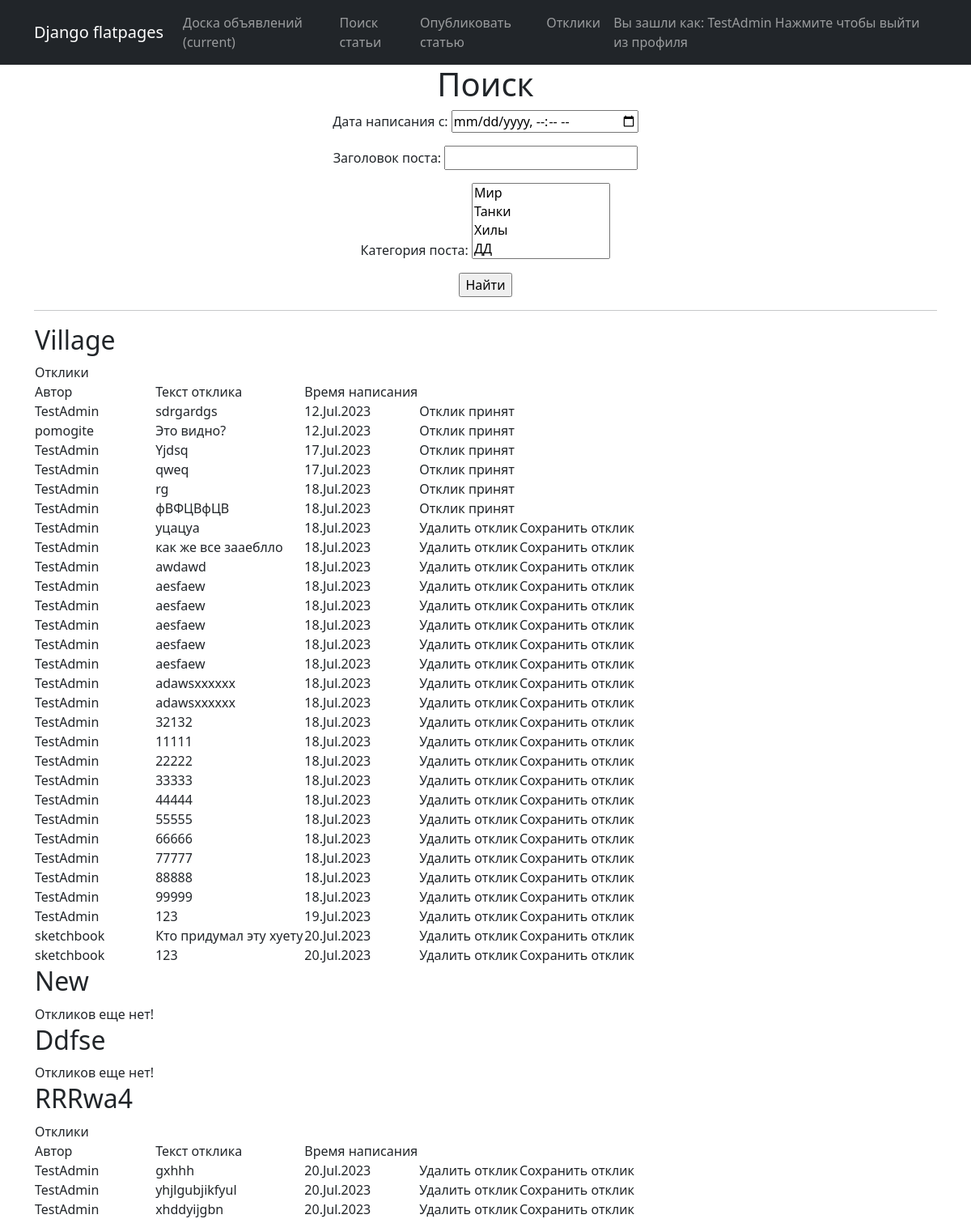
Page /board/responses/ (signed in) on the committed database.
### news/models.py (models this page shows, shortened)
class Post(models.Model):
    author = models.ForeignKey(User, on_delete=models.CASCADE)
    dateCreation = models.DateTimeField(auto_now_add=True)
    postCategory = models.ManyToManyField(Category) # through='PostCategory')
    title = models.CharField(max_length=128, unique=True)
    text = models.TextField()
    upload = models.FileField(upload_to='uploads/', default=None, null=True, blank=True)

class Response(models.Model):
    resp_author = models.ForeignKey(User, on_delete=models.CASCADE)
    resp_text = models.TextField()
    resp_dateCreation = models.DateTimeField(auto_now_add=True)
    resp_post = models.ForeignKey(Post, on_delete=models.CASCADE) #связь с статьей
    status = models.BooleanField(default=False) #для статуса заявки

### news/views.py (the view)
# urls.py: path('responses/', ResponseList.as_view(), name='responses'), #кэш можно убрать
class ResponseList (LoginRequiredMixin, ListView):
    model = Post
    template_name = 'responses.html'
    context_object_name = 'responses'
    def get_queryset(self):
        queryset = Post.objects.filter(author=self.request.user).all()
        self.filterset = PostFilter(self.request.GET, queryset)
        return self.filterset.qs
    def get_context_data(self, *arg,  **kwargs):
        context = super().get_context_data(**kwargs)
        context['filterset'] = self.filterset
        return context

### news/models.py (called while the page is built)
    def __str__(self):
        return self.name

### templates/responses.html (shortened to what this page needs)
<head>
    <title>{% extends 'flatpages/default.html' %}</title>
{% block content %}
    <h1>Поиск</h1>
        <form action="" method="get">
            {{ filterset.form.as_p }}
            <input type="submit" value="Найти" />
        </form>
    <hr>
        {% if responses %}
            <table>
                <tr>
                    {% for post in responses %}
                        <tr><td><h2><a class="nav-link" href="/board/{{post.id}}"> {{ post.title|truncatechars:50 }}</a></h2></td></tr>
                        {% if post.response_set.all %}
                            <td>Отклики</td>
                                <tr>
                                    <td>Автор</td>
                                    <td>Текст отклика</td>
                                    <td>Время написания</td>
                                </tr>
                                    {% for response in post.response_set.all %}
                                        <tr>
                                            <td>{{ response.resp_author }}</td>
                                            <td>{{ response.resp_text }}</td>
                                            <td>{{ response.resp_dateCreation|date:"d.M.Y" }}</td>
                                            {% if response.status is False %}
                                                <td><a class="nav-link" href="/board/responses/{{response.id}}/delete">Удалить отклик</a></td>
                                                <td><a class="nav-link" href="/board/responses/{{response.id}}/saveresp">Сохранить отклик</a></td>
                                            {% else %}
                                                <td>Отклик принят</td>
                                            {% endif %}
                                        </tr>
                                    {% endfor %}
                        {% else %}
                            <td>Откликов еще нет!</td>
                        {% endif %}
                    {% endfor %}
                </tr>
            </table>
        {% else %}
            <h3>Откликов нет!</h3>
        {% endif %}
{% endblock content %}

### templates/flatpages/default.html (shortened to what this page needs)
{% load static %}
        <link href="{% static 'css/styles.css' %}" rel="stylesheet" />
    </head>
    <body>
        <nav class="navbar navbar-expand-lg navbar-dark bg-dark static-top">
            <div class="container">
                <a class="navbar-brand" href="#">Django flatpages</a>
               <div class="collapse navbar-collapse" id="navbarResponsive">
                   <ul class="navbar-nav ml-auto">
                       <li class="nav-item active">
                           <a class="nav-link" href="/board/">Доска объявлений
                               <span class="sr-only">(current)</span>
                           </a>
                       </li>
                       <li class="nav-item active">
                           <a class="nav-link" href="/board/search/">Поиск статьи</a>
                       </li>
                       <li class="nav-item active">
                           <a class="nav-link" href="/board/create/">Опубликовать статью</a>
                       </li>
                       <li class="nav-item active">
                           <a class="nav-link" href="/board/responses/">Отклики</a>
                       </li>
                       <li class="nav-item">
                               <a class="nav-link" href="/accounts/logout/">Вы зашли как: {{ request.user }} Нажмите чтобы выйти из профиля</a>
                       </li>
                   </ul>
               </div>
           </div>
        </nav>
      <div class="container">
           <div class="row">
               <div class="col-lg-12 text-center">
                   {% block content %}{% endblock content %}
               </div>
           </div>
        </div>
    </body>
</html>

### rows in the picture
Post: title "Village"
Response: resp_author "TestAdmin", resp_text "sdrgardgs", resp_dateCreation "12.Jul.2023", status "Отклик принят"
Response: resp_author "pomogite", resp_text "Это видно?", resp_dateCreation "12.Jul.2023", status "Отклик принят"
Response: resp_author "TestAdmin", resp_text "Yjdsq", resp_dateCreation "17.Jul.2023", status "Отклик принят"
Response: resp_author "TestAdmin", resp_text "qweq", resp_dateCreation "17.Jul.2023", status "Отклик принят"
Response: resp_author "TestAdmin", resp_text "rg", resp_dateCreation "18.Jul.2023", status "Отклик принят"
Response: resp_author "TestAdmin", resp_text "фВФЦВфЦВ", resp_dateCreation "18.Jul.2023", status "Отклик принят"
Response: resp_author "TestAdmin", resp_text "уцацуа", resp_dateCreation "18.Jul.2023"
Response: resp_author "TestAdmin", resp_text "как же все зааеблло", resp_dateCreation "18.Jul.2023"
Response: resp_author "TestAdmin", resp_text "awdawd", resp_dateCreation "18.Jul.2023"
Response: resp_author "TestAdmin", resp_text "aesfaew", resp_dateCreation "18.Jul.2023"
Response: resp_author "TestAdmin", resp_text "aesfaew", resp_dateCreation "18.Jul.2023"
Response: resp_author "TestAdmin", resp_text "aesfaew", resp_dateCreation "18.Jul.2023"
Response: resp_author "TestAdmin", resp_text "aesfaew", resp_dateCreation "18.Jul.2023"
Response: resp_author "TestAdmin", resp_text "aesfaew", resp_dateCreation "18.Jul.2023"
Response: resp_author "TestAdmin", resp_text "adawsxxxxxx", resp_dateCreation "18.Jul.2023"
Response: resp_author "TestAdmin", resp_text "adawsxxxxxx", resp_dateCreation "18.Jul.2023"
Response: resp_author "TestAdmin", resp_text "32132", resp_dateCreation "18.Jul.2023"
Response: resp_author "TestAdmin", resp_text "11111", resp_dateCreation "18.Jul.2023"
Response: resp_author "TestAdmin", resp_text "22222", resp_dateCreation "18.Jul.2023"
Response: resp_author "TestAdmin", resp_text "33333", resp_dateCreation "18.Jul.2023"
Response: resp_author "TestAdmin", resp_text "44444", resp_dateCreation "18.Jul.2023"
Response: resp_author "TestAdmin", resp_text "55555", resp_dateCreation "18.Jul.2023"
Response: resp_author "TestAdmin", resp_text "66666", resp_dateCreation "18.Jul.2023"
Response: resp_author "TestAdmin", resp_text "77777", resp_dateCreation "18.Jul.2023"
Response: resp_author "TestAdmin", resp_text "88888", resp_dateCreation "18.Jul.2023"
Response: resp_author "TestAdmin", resp_text "99999", resp_dateCreation "18.Jul.2023"
Response: resp_author "TestAdmin", resp_text "123", resp_dateCreation "19.Jul.2023"
Response: resp_author "sketchbook", resp_text "Кто придумал эту хуету", resp_dateCreation "20.Jul.2023"
Response: resp_author "sketchbook", resp_text "123", resp_dateCreation "20.Jul.2023"
Post: title "New", shows "Откликов еще нет!"
Post: title "Ddfse", shows "Откликов еще нет!"
Post: title "RRRwa4"
Response: resp_author "TestAdmin", resp_text "gxhhh", resp_dateCreation "20.Jul.2023"
Response: resp_author "TestAdmin", resp_text "yhjlgubjikfyul", resp_dateCreation "20.Jul.2023"
Response: resp_author "TestAdmin", resp_text "xhddyijgbn", resp_dateCreation "20.Jul.2023"

### other values in the picture
{{ request.user }} "TestAdmin"
